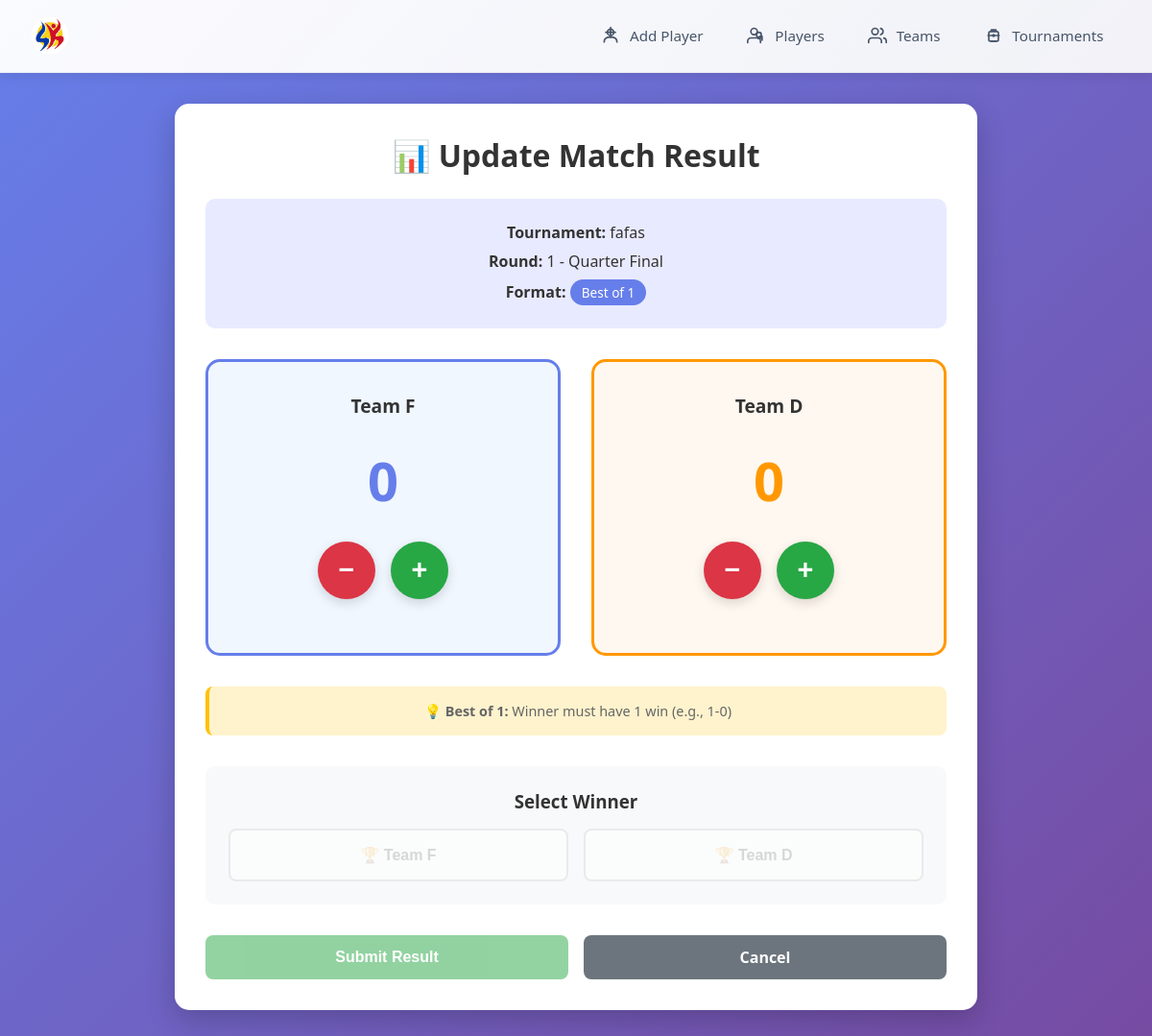
The page /match/598/update/ on the database its author committed.
### tournament/models.py (models this page shows, shortened)
class Match(models.Model):
    class MatchStatus(models.TextChoices):
        WAITING = 'waiting', 'Waiting'
        READY = 'ready', 'Ready'
        IN_PROGRESS = 'in_progress', 'In Progress'
        COMPLETED = 'completed', 'Completed'
        BYE = 'bye', 'Bye'
    tournament = models.ForeignKey(Tournament, on_delete=models.CASCADE, related_name='matches')
    round_number = models.IntegerField()
    game_number = models.IntegerField(default=1)
    stage = models.CharField(max_length=20, choices=MatchStage.choices, default=MatchStage.QUALIFIER)
    match_format = models.CharField(max_length=5, choices=MatchFormat.choices, default=MatchFormat.BO3)
    bracket_type = models.CharField(max_length=20, choices=BracketType.choices, default=BracketType.WINNERS, null=True, blank=True)
    team_a = models.ForeignKey(Team, on_delete=models.SET_NULL, null=True, blank=True, related_name='matches_as_team_a')
    team_b = models.ForeignKey(Team, on_delete=models.SET_NULL, null=True, blank=True, related_name='matches_as_team_b')
    team_a_score = models.IntegerField(null=True, blank=True, validators=[MinValueValidator(0), MaxValueValidator(3)])
    team_b_score = models.IntegerField(null=True, blank=True, validators=[MinValueValidator(0), MaxValueValidator(3)])
    winner = models.ForeignKey(Team, on_delete=models.SET_NULL, null=True, blank=True, related_name='matches_won')
    status = models.CharField(max_length=20, choices=MatchStatus.choices, default=MatchStatus.WAITING)
    next_match = models.ForeignKey('self', on_delete=models.SET_NULL, null=True, blank=True, related_name='previous_matches')
    parent_match_a = models.ForeignKey('self', on_delete=models.SET_NULL, null=True, blank=True, related_name='child_match_a')
    parent_match_b = models.ForeignKey('self', on_delete=models.SET_NULL, null=True, blank=True, related_name='child_match_b')
    team_a_source_type = models.CharField(max_length=10, choices=MatchSourcePosition.choices, null=True, blank=True)
    team_b_source_type = models.CharField(max_length=10, choices=MatchSourcePosition.choices, null=True, blank=True)
    loser_next_match = models.ForeignKey('self', on_delete=models.SET_NULL, null=True, blank=True, related_name='loser_feeds_into')
    is_bye = models.BooleanField(default=False)
    bye_team = models.ForeignKey(
        Team,
        on_delete=models.SET_NULL,
        null=True,
        blank=True,
        related_name='bye_matches',
    )
    created_at = models.DateTimeField(auto_now_add=True)
    updated_at = models.DateTimeField(auto_now=True)
    class Meta:
        ordering = ['round_number', 'game_number', 'bracket_type']
        indexes = [models.Index(fields=['tournament', 'round_number', 'bracket_type']),]

class Tournament(models.Model):
    name = models.CharField(max_length=200)
    description = models.TextField(blank=True)
    format = models.CharField(max_length=20, choices=TournamentFormat.choices, default=TournamentFormat.SINGLE_ELIMINATION)
    teams = models.ManyToManyField(Team, related_name='tournaments')
    created_at = models.DateTimeField(auto_now_add=True)
    updated_at = models.DateTimeField(auto_now=True)
    current_round = models.IntegerField(default=1)
    current_round_wb = models.IntegerField(default=1)  # Winners bracket round
    current_round_lb = models.IntegerField(default=1)  # Losers bracket round
    is_active = models.BooleanField(default=True)
    class Meta:
        ordering = ['-created_at']

### teams/models.py (models this page shows, shortened)
class Team(models.Model):
    name = models.CharField(max_length=100, unique=True)
    created_at = models.DateTimeField(auto_now_add=True)
    is_active = models.BooleanField(default=True)

### tournament/views.py (the view, shortened to what this page needs)
# urls.py: path('match/<int:match_id>/update/', views.update_match, name='update_match'),
def update_match(request, match_id):
    match = get_object_or_404(Match, id=match_id)
    if not match.team_a or not match.team_b:
        messages.error(request, 'Cannot update match: Both teams are not assigned yet. Waiting for previous matches to complete.')
        return redirect('tournament:detail', tournament_id=match.tournament.id)
    if match.status == Match.MatchStatus.BYE:
        messages.error(request, 'Bye matches are advanced automatically and cannot be edited.')
        return redirect('tournament:detail', tournament_id=match.tournament.id)
    if match.status == Match.MatchStatus.COMPLETED:
        messages.error(request, 'This match is already complete.')
        return redirect('tournament:detail', tournament_id=match.tournament.id)
    if match.status == Match.MatchStatus.WAITING:
        messages.error(request, 'This match is still waiting for teams to be assigned.')
        return redirect('tournament:detail', tournament_id=match.tournament.id)
    return render(request, 'tournament/update_match.html', {'match': match})

### tournament/templates/tournament/update_match.html (shortened to what this page needs)
<!DOCTYPE html>
<html lang="en">
<head>
</head>
<body>
    {% include 'includes/navbar.html' %}
    <div class="container">
        <div class="update-card">
            <h1>📊 Update Match Result</h1>
            <div class="match-info">
                <p><strong>Tournament:</strong> {{ match.tournament.name }}</p>
                <p><strong>Round:</strong> {{ match.round_number }} - {{ match.get_stage_display }}</p>
                <p><strong>Format:</strong> <span class="format-badge">{{ match.get_match_format_display }}</span></p>
            </div>
            <form id="matchForm" method="post">
                <div class="teams-container">
                    <div class="team-box team-a-box">
                        <div class="team-name">{{ match.team_a.name }}</div>
                        <div class="score-display" id="team_a_display">0</div>
                        <div class="button-group">
                            <button type="button" class="score-btn score-btn-minus" onclick="decrementScore('a')" id="minus_a">−</button>
                            <button type="button" class="score-btn score-btn-plus" onclick="incrementScore('a')" id="plus_a">+</button>
                        </div>
                    </div>
                    <div class="team-box team-b-box">
                        <div class="team-name">{{ match.team_b.name }}</div>
                        <div class="score-display" id="team_b_display">0</div>
                        <div class="button-group">
                            <button type="button" class="score-btn score-btn-minus" onclick="decrementScore('b')" id="minus_b">−</button>
                            <button type="button" class="score-btn score-btn-plus" onclick="incrementScore('b')" id="plus_b">+</button>
                        </div>
                    </div>
                </div>
                <div class="required-wins">
                    {% if match.match_format == 'bo1' %}
                        <p>💡 <strong>Best of 1:</strong> Winner must have 1 win (e.g., 1-0)</p>
                    {% elif match.match_format == 'bo3' %}
                        <p>💡 <strong>Best of 3:</strong> Winner must have 2 wins (e.g., 2-0 or 2-1)</p>
                    {% elif match.match_format == 'bo5' %}
                        <p>💡 <strong>Best of 5:</strong> Winner must have 3 wins (e.g., 3-0, 3-1, or 3-2)</p>
                    {% endif %}
                </div>
                <div class="winner-selector">
                    <h3>Select Winner</h3>
                    <div class="winner-buttons">
                        <button type="button" class="winner-btn" id="winner_a_btn" onclick="selectWinner('{{ match.team_a.id }}', 'a')" disabled>
                            🏆 {{ match.team_a.name }}
                        </button>
                        <button type="button" class="winner-btn" id="winner_b_btn" onclick="selectWinner('{{ match.team_b.id }}', 'b')" disabled>
                            🏆 {{ match.team_b.name }}
                        </button>
                    </div>
                </div>
                <div class="button-group-bottom">
                    <button type="submit" class="btn-submit" id="submitBtn" disabled>Submit Result</button>
                    <a href="{% url 'tournament:detail' match.tournament.id %}" class="btn-cancel">Cancel</a>
                </div>
            </form>
        </div>
    </div>
</body>
</html>

### tournament/templates/tournament/update_match.html (style rules this page uses)
* { margin: 0; padding: 0; box-sizing: border-box; }
body { font-family: 'Segoe UI', Tahoma, Geneva, Verdana, sans-serif; background: linear-gradient(135deg, #667eea 0%, #764ba2 100%); min-height: 100vh; }
.container { max-width: 900px; margin: 2rem auto; padding: 0 2rem; }
.update-card { background: white; border-radius: 15px; padding: 2rem; box-shadow: 0 10px 30px rgba(0,0,0,0.2); }
.update-card h1 { color: #333; margin-bottom: 0.5rem; text-align: center; }
.match-info { background: #e8eaff; padding: 1rem; border-radius: 10px; margin: 1.5rem 0; text-align: center; }
.match-info p { margin: 0.5rem 0; color: #333; }
.format-badge { display: inline-block; padding: 0.25rem 0.75rem; background: #667eea; color: white; border-radius: 20px; font-size: 0.85rem; }
.teams-container { display: grid; grid-template-columns: 1fr 1fr; gap: 2rem; margin: 2rem 0; }
.team-box { padding: 2rem; border-radius: 15px; text-align: center; border: 3px solid #ddd; transition: all 0.3s; }
.team-a-box { background: #f0f7ff; border-color: #667eea; }
.team-b-box { background: #fff8f0; border-color: #ff9800; }
.team-name { font-size: 1.2rem; font-weight: bold; margin-bottom: 1.5rem; color: #333; }
.score-display { font-size: 3.5rem; font-weight: bold; color: #667eea; margin: 1rem 0; min-height: 80px; display: flex; align-items: center; justify-content: center; }
.team-b-box .score-display { color: #ff9800; }
.button-group { display: flex; gap: 1rem; justify-content: center; margin: 1.5rem 0; }
.score-btn { width: 60px; height: 60px; border-radius: 50%; border: none; font-size: 1.8rem; font-weight: bold; cursor: pointer; transition: all 0.3s; display: flex; align-items: center; justify-content: center; color: white; box-shadow: 0 4px 12px rgba(0,0,0,0.15); }
.score-btn-plus { background: #28a745; }
.score-btn-minus { background: #dc3545; }
.winner-selector { margin-top: 2rem; padding: 1.5rem; background: #f8f9fa; border-radius: 10px; }
.winner-selector h3 { color: #333; margin-bottom: 1rem; text-align: center; }
.winner-buttons { display: flex; gap: 1rem; }
.winner-btn { flex: 1; padding: 1rem; border: 2px solid #ddd; border-radius: 8px; background: white; cursor: pointer; font-weight: 600; font-size: 1rem; transition: all 0.3s; }
.winner-btn:disabled { opacity: 0.5; cursor: not-allowed; }
.required-wins { font-size: 0.9rem; color: #666; text-align: center; margin-top: 1rem; padding: 1rem; background: #fff3cd; border-radius: 8px; border-left: 4px solid #ffc107; }
.button-group-bottom { display: flex; gap: 1rem; margin-top: 2rem; }
.btn-submit { flex: 1; padding: 0.75rem; background: #28a745; color: white; border: none; border-radius: 8px; font-size: 1rem; font-weight: 600; cursor: pointer; transition: background 0.3s; }
.btn-submit:disabled { opacity: 0.5; cursor: not-allowed; }
.btn-cancel { flex: 1; padding: 0.75rem; background: #6c757d; color: white; border: none; border-radius: 8px; font-size: 1rem; font-weight: 600; cursor: pointer; text-decoration: none; text-align: center; transition: background 0.3s; }

### rows shown on the page
Match: tournament.name "fafas", round_number "1", stage "Quarter Final", match_format "Best of 1", team_a.name "Team F", team_b.name "Team D"
